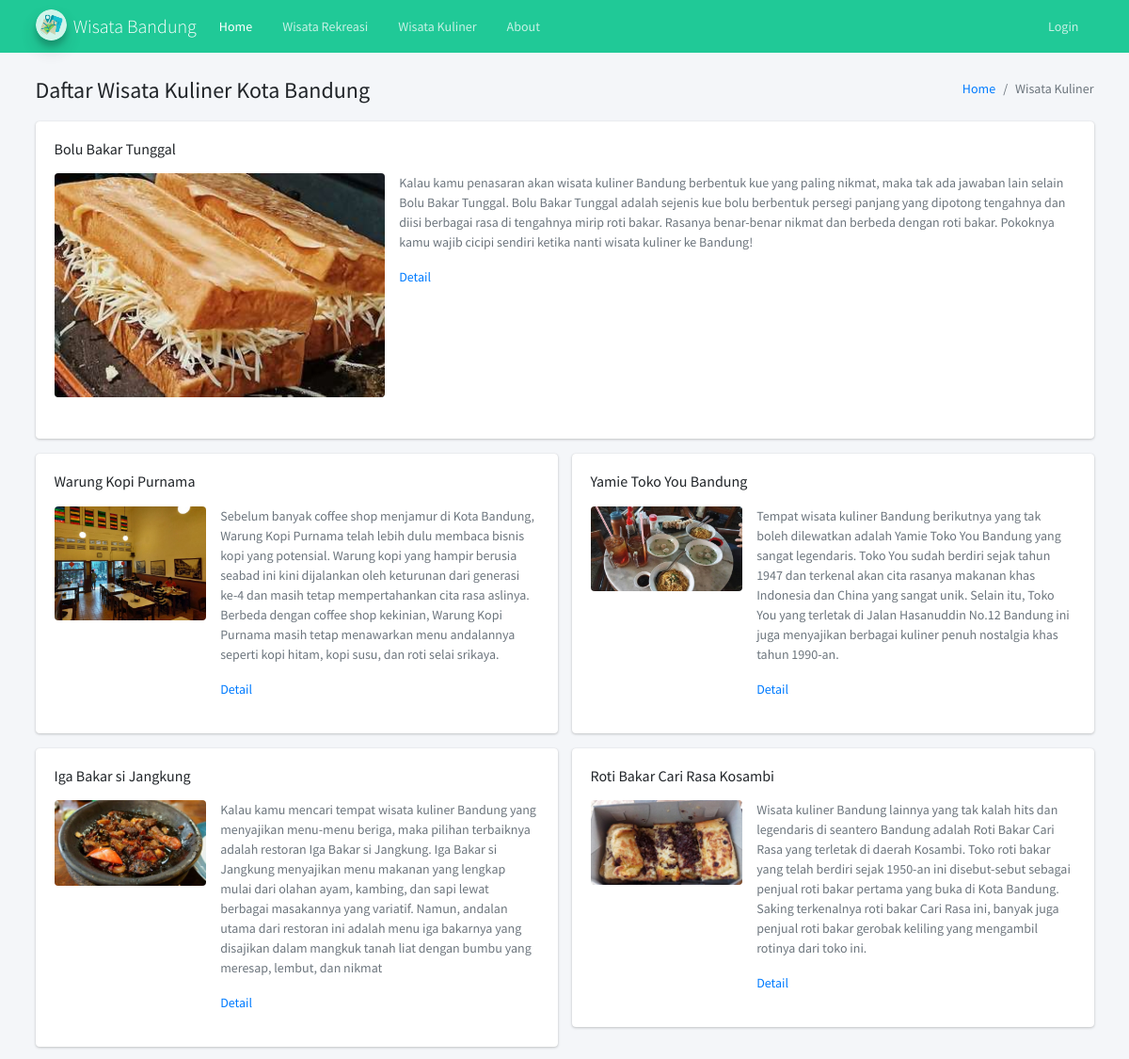
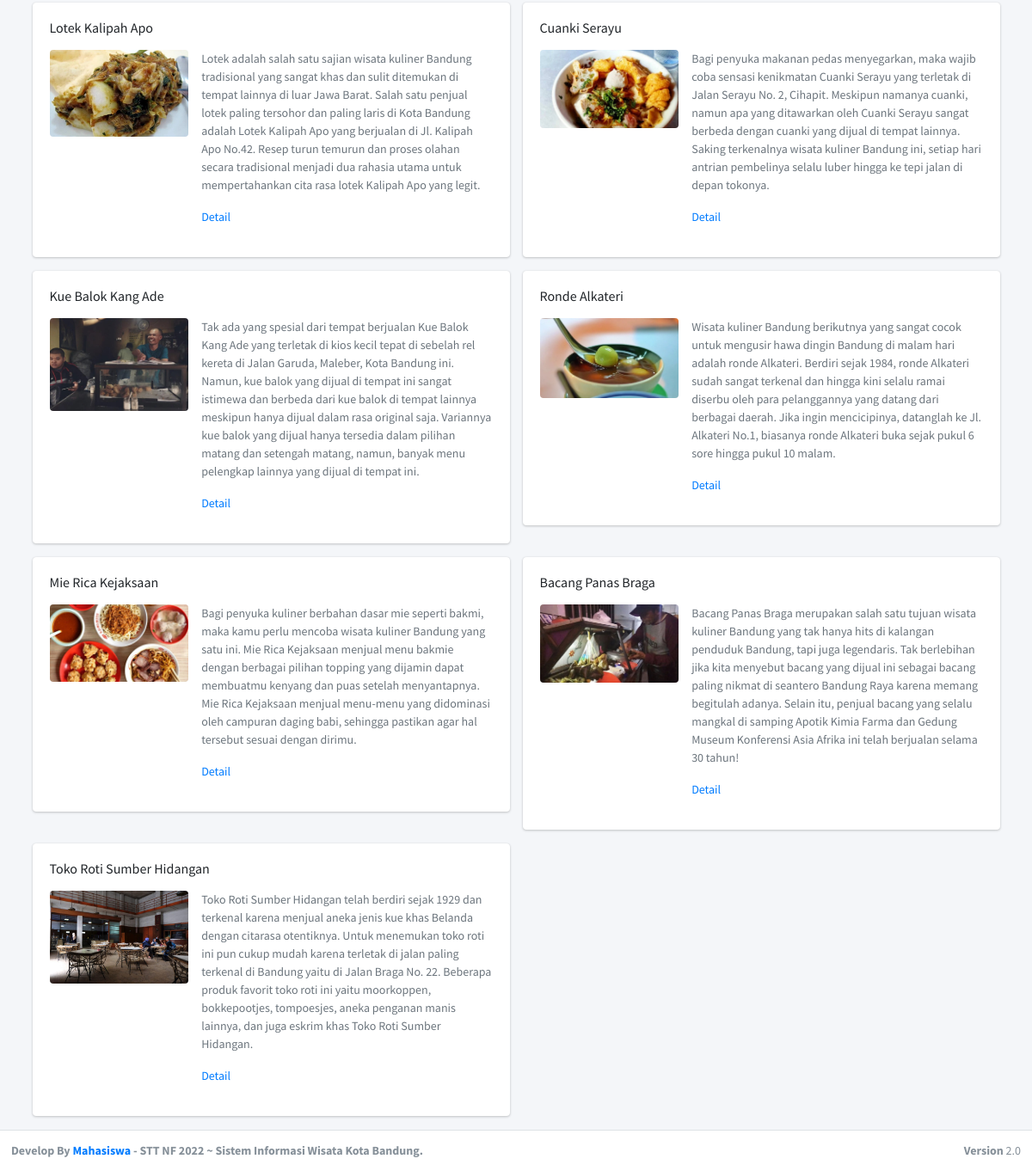
Screenshot of /index.php/wisata/wisata_kuliner with the database file from the repository (2 pictures, top to bottom).
### tables this page shows
CREATE TABLE `wisata` (
  `id` int(11) NOT NULL AUTO_INCREMENT,
  `nama` varchar(100) DEFAULT NULL,
  `deskripsi` text DEFAULT NULL,
  `jenis_wisata_id` int(11) DEFAULT NULL,
  `fasilitas` text DEFAULT NULL,
  `bintang` smallint(6) DEFAULT NULL,
  `kontak` varchar(45) DEFAULT NULL,
  `alamat` text DEFAULT NULL,
  `latlong` varchar(50) DEFAULT NULL,
  `email` varchar(45) DEFAULT NULL,
  `web` varchar(45) DEFAULT NULL,
  `jenis_kuliner_id` int(11) DEFAULT NULL,
  PRIMARY KEY (`id`),
  KEY `fk_wisata_jenis_wisata_idx` (`jenis_wisata_id`),
  KEY `fk_wisata_jenis_kuliner1_idx` (`jenis_kuliner_id`),
  CONSTRAINT `fk_wisata_jenis_kuliner1` FOREIGN KEY (`jenis_kuliner_id`) REFERENCES `jenis_kuliner` (`id`) ON DELETE NO ACTION ON UPDATE CASCADE,
  CONSTRAINT `fk_wisata_jenis_wisata` FOREIGN KEY (`jenis_wisata_id`) REFERENCES `jenis_wisata` (`id`) ON DELETE NO ACTION ON UPDATE CASCADE
);

CREATE TABLE `gallery_wisata` (
  `id` int(11) NOT NULL AUTO_INCREMENT,
  `foto_wisata` varchar(255) DEFAULT NULL,
  `wisata_id` int(11) DEFAULT NULL,
  PRIMARY KEY (`id`),
  KEY `FK_GALLERY_FOTO REF_WISATA` (`wisata_id`),
  CONSTRAINT `FK_GALLERY_FOTO REF_WISATA` FOREIGN KEY (`wisata_id`) REFERENCES `wisata` (`id`) ON DELETE CASCADE ON UPDATE CASCADE
);

### application/controllers/wisata.php (called while the page is built, shortened)
<?php
class Wisata extends CI_Controller
{
	function __construct()
	{
		$this->load->model('user_model');
		$this->load->model('profesi_model');
		$this->load->model('wisata_model');
		$this->load->model('testimoni_model');
		$this->load->model('gallery_wisata_model');
	}
	public function wisata_kuliner()
	{
		$data['wisata'] = 'Wisata Kuliner';
		$data['getOne'] = $this->wisata_model->randKuliner(1)->row();
		$data['data'] = $this->wisata_model->getAllKulinerNotInId($data['getOne']->id);
		$this->load->view("layout/header");
		$this->load->view("wisata", $data);
		$this->load->view("layout/footer");
	}
}

### index.php (called while the page is built, shortened)
<?php
require_once BASEPATH.'core/CodeIgniter.php';

### application/models/Wisata_model.php (called while the page is built, shortened)
<?php
class Wisata_model extends CI_Model
{
    public function randKuliner($limit)
    {
        $sql = 'SELECT * FROM wisata WHERE bintang = 5 AND jenis_kuliner_id IS NOT NULL ORDER BY RAND() LIMIT ?';
        $query = $this->db->query($sql, array($limit));
        return $query;
    }
    public function getAllKulinerNotInId($id)
    {
        $sql = 'SELECT * FROM wisata WHERE jenis_kuliner_id IS NOT NULL AND id != ?';
        $query = $this->db->query($sql, array($id));
        return $query;
    }
}

### application/models/Gallery_wisata_model.php (called while the page is built, shortened)
<?php
class Gallery_wisata_model extends CI_Model
{
    public function randWisataLimit($id, $limit)
    {
        $sql = 'SELECT * FROM gallery_wisata WHERE wisata_id = ? ORDER BY RAND() LIMIT ?';
        $query = $this->db->query($sql, array($id, $limit));
        return $query;
    }
}

### application/views/wisata.php (the view)
<div class="content-wrapper">
  <div class="content-header">
    <div class="container">
      <div class="row mb-2 mt-4">
        <div class="col-sm-6">
          <h1>Daftar <?php echo $wisata; ?> Kota Bandung</h1>
        </div>
        <div class="col-sm-6">
          <ol class="breadcrumb float-sm-right">
            <li class="breadcrumb-item"><a href="index.html">Home</a></li>
            <li class="breadcrumb-item active"><?php echo $wisata; ?></li>
          </ol>
        </div>
      </div>
    </div>
  </div>
  <div class="content">
    <div class="container">
      <div class="row">
        <div class="col-md-12">
          <div class="card">
            <div class="card-body">
              <h5 class="card-title"><?php echo $getOne->nama; ?></h5>
              <p class="card-text">
              <div class="row">
                <div class="col-md-4">
                <?php
                    $galleryWisata = $this->gallery_wisata_model->randWisataLimit($getOne->id, 1)->row();
                    if (isset($galleryWisata)) {
                      if ($galleryWisata->foto_wisata != NULL) {
                        $fotoPath = 'assets/upload/wisata/' . $galleryWisata->foto_wisata;
                        $foto = (file_exists($fotoPath)) ? $fotoPath : 'assets/dist/img/wisata.jpg';
                      } else {
                        $foto = 'assets/dist/img/wisata.jpg';
                      }
                      $foto_rand = $foto;
                    } else {
                      $foto_rand = 'assets/dist/img/wisata.jpg';
                    }
                    ?>
                    <img src="<?= base_url().$foto_rand; ?>" class="img-fluid mb-2 rounded" alt="Gambar" />
                </div>
                <div class="col-md-8">
                  <p class="text-secondary">
                    <?php echo $getOne->deskripsi; ?>
                  </p>
                  <a href="<?php echo base_url(); ?>wisata/detail/<?php echo ($getOne->id); ?>" class="card-link">Detail</a>
                </div>
              </div>
              </p>
            </div>
          </div>
        </div>
      </div>
      <div class="row">
        <?php foreach ($data->result() as $i) { ?>
          <div class="col-md-6">
            <div class="card">
              <div class="card-body">
                <h5 class="card-title"><?php echo ($i->nama); ?></h5>
                <p class="card-text">
                <div class="row">
                  <div class="col-md-4">
                  <?php
                    $galleryWisata = $this->gallery_wisata_model->randWisataLimit($i->id, 1)->row();
                    if (isset($galleryWisata)) {
                      if ($galleryWisata->foto_wisata != NULL) {
                        $fotoPath = 'assets/upload/wisata/' . $galleryWisata->foto_wisata;
                        $foto = (file_exists($fotoPath)) ? $fotoPath : 'assets/dist/img/wisata.jpg';
                      } else {
                        $foto = 'assets/dist/img/wisata.jpg';
                      }
                      $foto_rand = $foto;
                    } else {
                      $foto_rand = 'assets/dist/img/wisata.jpg';
                    }
                    ?>
                    <img src="<?= base_url().$foto_rand; ?>" class="img-fluid mb-2 rounded" alt="Gambar" />
                  </div>
                  <div class="col-md-8">
                    <p class="text-secondary">
                      <?php echo ($i->deskripsi); ?>
                    </p>
                    <a href="<?php echo base_url(); ?>wisata/detail/<?php echo ($i->id); ?>" class="card-link">Detail</a>
                  </div>
                </div>
                </p>
              </div>
            </div>
          </div>
        <?php } ?>
      </div>
    </div>
  </div>
</div>

### rows the page displays
wisata: nama "Bolu Bakar Tunggal", deskripsi "Kalau kamu penasaran akan wisata kuliner Bandung berbentuk kue yang paling nikmat, maka tak ada jawaban lain selain Bolu Bakar Tunggal. Bolu Bakar Tunggal adalah sejenis kue bolu berbentuk persegi panjang yang dipotong tengahnya dan diisi berbagai rasa di tengahnya mirip roti bakar. Rasanya benar-benar nikmat dan berbeda dengan roti bakar. Pokoknya kamu wajib cicipi sendiri ketika nanti wisata kuliner ke Bandung!"
gallery_wisata: foto_wisata (picture)
wisata: nama "Warung Kopi Purnama", gallery_wisata.foto_wisata (picture), deskripsi "Sebelum banyak coffee shop menjamur di Kota Bandung, Warung Kopi Purnama telah lebih dulu membaca bisnis kopi yang potensial. Warung kopi yang hampir berusia seabad ini kini dijalankan oleh keturunan dari generasi ke-4 dan masih tetap mempertahankan cita rasa aslinya. Berbeda dengan coffee shop kekinian, Warung Kopi Purnama masih tetap menawarkan menu andalannya seperti kopi hitam, kopi susu, dan roti selai srikaya."
wisata: nama "Yamie Toko You Bandung", gallery_wisata.foto_wisata (picture), deskripsi "Tempat wisata kuliner Bandung berikutnya yang tak boleh dilewatkan adalah Yamie Toko You Bandung yang sangat legendaris. Toko You sudah berdiri sejak tahun 1947 dan terkenal akan cita rasanya makanan khas Indonesia dan China yang sangat unik. Selain itu, Toko You yang terletak di Jalan Hasanuddin No.12 Bandung ini juga menyajikan berbagai kuliner penuh nostalgia khas tahun 1990-an."
wisata: nama "Iga Bakar si Jangkung", gallery_wisata.foto_wisata (picture), deskripsi "Kalau kamu mencari tempat wisata kuliner Bandung yang menyajikan menu-menu beriga, maka pilihan terbaiknya adalah restoran Iga Bakar si Jangkung. Iga Bakar si Jangkung menyajikan menu makanan yang lengkap mulai dari olahan ayam, kambing, dan sapi lewat berbagai masakannya yang variatif. Namun, andalan utama dari restoran ini adalah menu iga bakarnya yang disajikan dalam mangkuk tanah liat dengan bumbu yang meresap, lembut, dan nikmat"
wisata: nama "Roti Bakar Cari Rasa Kosambi", gallery_wisata.foto_wisata (picture), deskripsi "Wisata kuliner Bandung lainnya yang tak kalah hits dan legendaris di seantero Bandung adalah Roti Bakar Cari Rasa yang terletak di daerah Kosambi. Toko roti bakar yang telah berdiri sejak 1950-an ini disebut-sebut sebagai penjual roti bakar pertama yang buka di Kota Bandung. Saking terkenalnya roti bakar Cari Rasa ini, banyak juga penjual roti bakar gerobak keliling yang mengambil rotinya dari toko ini."
wisata: nama "Lotek Kalipah Apo", gallery_wisata.foto_wisata (picture), deskripsi "Lotek adalah salah satu sajian wisata kuliner Bandung tradisional yang sangat khas dan sulit ditemukan di tempat lainnya di luar Jawa Barat. Salah satu penjual lotek paling tersohor dan paling laris di Kota Bandung adalah Lotek Kalipah Apo yang berjualan di Jl. Kalipah Apo No.42. Resep turun temurun dan proses olahan secara tradisional menjadi dua rahasia utama untuk mempertahankan cita rasa lotek Kalipah Apo yang legit."
wisata: nama "Cuanki Serayu", gallery_wisata.foto_wisata (picture), deskripsi "Bagi penyuka makanan pedas menyegarkan, maka wajib coba sensasi kenikmatan Cuanki Serayu yang terletak di Jalan Serayu No. 2, Cihapit. Meskipun namanya cuanki, namun apa yang ditawarkan oleh Cuanki Serayu sangat berbeda dengan cuanki yang dijual di tempat lainnya. Saking terkenalnya wisata kuliner Bandung ini, setiap hari antrian pembelinya selalu luber hingga ke tepi jalan di depan tokonya."
wisata: nama "Kue Balok Kang Ade", gallery_wisata.foto_wisata (picture), deskripsi "Tak ada yang spesial dari tempat berjualan Kue Balok Kang Ade yang terletak di kios kecil tepat di sebelah rel kereta di Jalan Garuda, Maleber, Kota Bandung ini. Namun, kue balok yang dijual di tempat ini sangat istimewa dan berbeda dari kue balok di tempat lainnya meskipun hanya dijual dalam rasa original saja. Variannya kue balok yang dijual hanya tersedia dalam pilihan matang dan setengah matang, namun, banyak menu pelengkap lainnya yang dijual di tempat ini."
wisata: nama "Ronde Alkateri", gallery_wisata.foto_wisata (picture), deskripsi "Wisata kuliner Bandung berikutnya yang sangat cocok untuk mengusir hawa dingin Bandung di malam hari adalah ronde Alkateri. Berdiri sejak 1984, ronde Alkateri sudah sangat terkenal dan hingga kini selalu ramai diserbu oleh para pelanggannya yang datang dari berbagai daerah. Jika ingin mencicipinya, datanglah ke Jl. Alkateri No.1, biasanya ronde Alkateri buka sejak pukul 6 sore hingga pukul 10 malam."
wisata: nama "Mie Rica Kejaksaan", gallery_wisata.foto_wisata (picture), deskripsi "Bagi penyuka kuliner berbahan dasar mie seperti bakmi, maka kamu perlu mencoba wisata kuliner Bandung yang satu ini. Mie Rica Kejaksaan menjual menu bakmie dengan berbagai pilihan topping yang dijamin dapat membuatmu kenyang dan puas setelah menyantapnya. Mie Rica Kejaksaan menjual menu-menu yang didominasi oleh campuran daging babi, sehingga pastikan agar hal tersebut sesuai dengan dirimu."
wisata: nama "Bacang Panas Braga", gallery_wisata.foto_wisata (picture), deskripsi "Bacang Panas Braga merupakan salah satu tujuan wisata kuliner Bandung yang tak hanya hits di kalangan penduduk Bandung, tapi juga legendaris. Tak berlebihan jika kita menyebut bacang yang dijual ini sebagai bacang paling nikmat di seantero Bandung Raya karena memang begitulah adanya. Selain itu, penjual bacang yang selalu mangkal di samping Apotik Kimia Farma dan Gedung Museum Konferensi Asia Afrika ini telah berjualan selama 30 tahun!"
wisata: nama "Toko Roti Sumber Hidangan", gallery_wisata.foto_wisata (picture), deskripsi "Toko Roti Sumber Hidangan telah berdiri sejak 1929 dan terkenal karena menjual aneka jenis kue khas Belanda dengan citarasa otentiknya. Untuk menemukan toko roti ini pun cukup mudah karena terletak di jalan paling terkenal di Bandung yaitu di Jalan Braga No. 22. Beberapa produk favorit toko roti ini yaitu moorkoppen, bokkepootjes, tompoesjes, aneka penganan manis lainnya, dan juga eskrim khas Toko Roti Sumber Hidangan."

### other values shown
$wisata "Wisata Kuliner"
